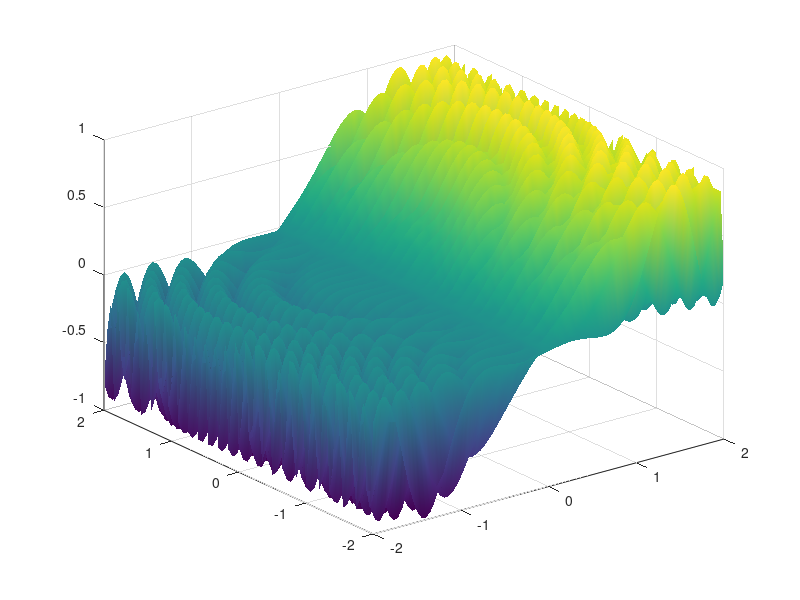

Recreate this plot in MATLAB.
% felulet mozgasa
[x , y ]= meshgrid ( -2:0.05:2);
z =cos ( x .^2+ y .^2).^2.* x ; % ezt a feluletet fogjuk mozgatni idoben
axis equal ;
for t =1:0.1:10 % az ido
clf ; % minden esetben letoroljuk az abrat
z =cos ( x .^2+( y + t ).^2).^2.* sin ( x );
surf (x ,y , z ) % x,y,z kordinatakat pertubaljuk idoben
%figure;
%mesh(x,y,z);
%figure;
%plot3(x,y,z);
shading interp ; % tomor abrat rajzol ki
pause (0.1) % megengedunk egy kis szunetet hogy lassuk idoben
end